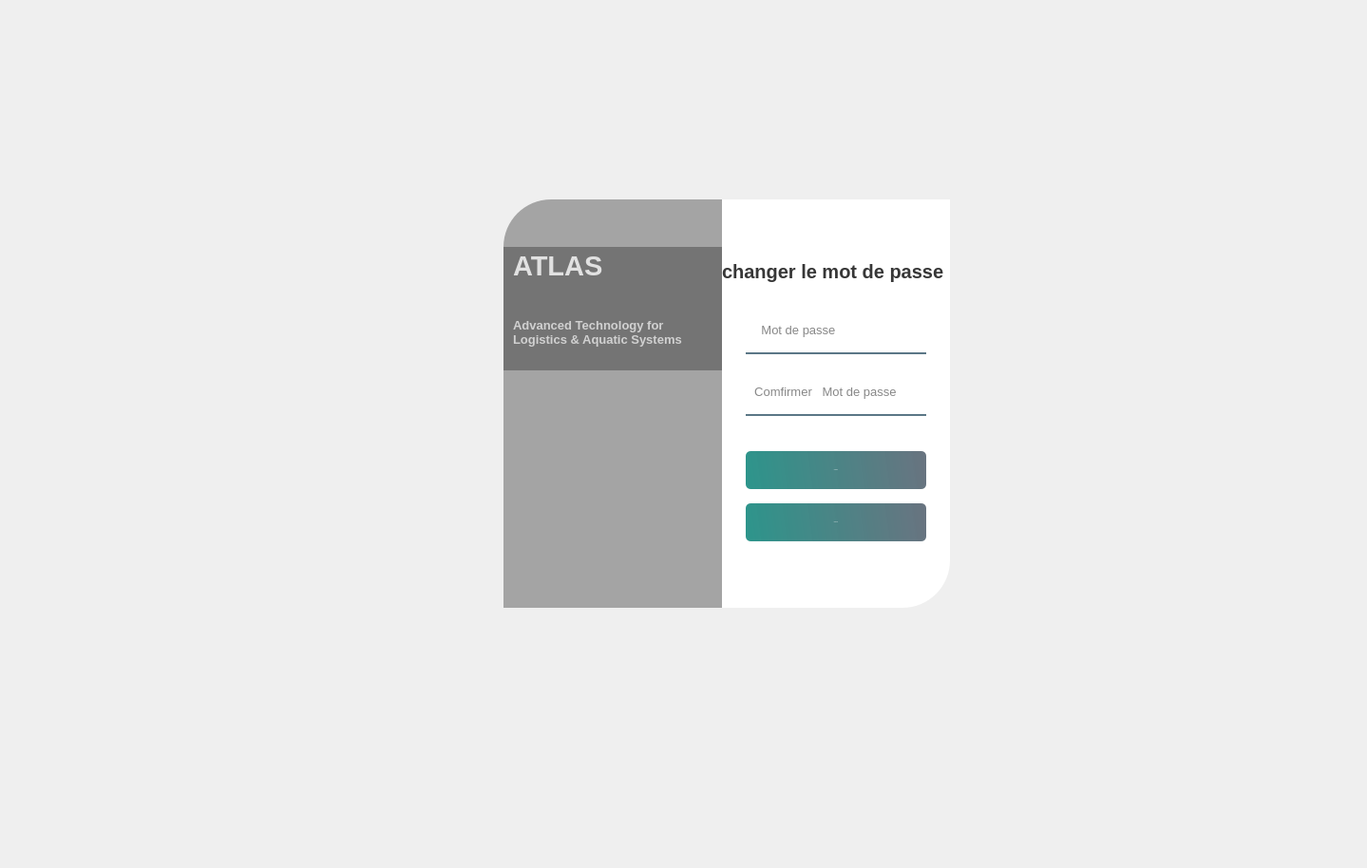
      <widget class="QWidget" name="placeholderPage2">
       <widget class="QLabel" name="label_p2">
        <property name="geometry">
         <rect>
          <x>11</x>
          <y>11</y>
          <width>1419</width>
          <height>894</height>
         </rect>
        </property>
        <property name="font">
         <font>
          <family>Segoe UI</family>
          <pointsize>28</pointsize>
          <bold>true</bold>
         </font>
        </property>
        <property name="text">
         <string/>
        </property>
        <property name="alignment">
         <set>Qt::AlignmentFlag::AlignCenter</set>
        </property>
       </widget>
       <widget class="QLabel" name="label_47">
        <property name="geometry">
         <rect>
          <x>280</x>
          <y>120</y>
          <width>1041</width>
          <height>611</height>
         </rect>
        </property>
        <property name="styleSheet">
         <string notr="true">border-image: url(:/new/prefix1/background.jpg);
border-top-left-radius: 50px;
border-bottom-right-radius: 50px;</string>
        </property>
        <property name="text">
         <string/>
        </property>
       </widget>
       <widget class="QWidget" name="widget_7" native="true">
        <property name="geometry">
         <rect>
          <x>490</x>
          <y>180</y>
          <width>550</width>
          <height>500</height>
         </rect>
        </property>
        <property name="styleSheet">
         <string notr="true">QPushButton#pushButton_9,#pushButton_11{
	background-color: qlineargradient(spread:pad, x1:0, y1:0.505682, x2:1, y2:0.477, stop:0 rgba(11, 131, 120, 219), stop:1 rgba(85, 98, 112, 226));
	color:rgba(255, 255, 255, 210);
	border-radius:5px;
}

QPushButton#pushButton_9:hover,#pushButton_11:hover{
	background-color: qlineargradient(spread:pad, x1:0, y1:0.505682, x2:1, y2:0.477, stop:0 rgba(150, 123, 111, 219), stop:1 rgba(85, 81, 84, 226));
}

QPushButton#pushButton_9:pressed,#pushButton_11:pressed{
	padding-left:5px;
	padding-top:5px;
	background-color:rgba(150, 123, 111, 255);
}

QPushButton #pushButton_3, #pushButton_4, #pushButton_5{
	background-color: rgba(0, 0, 0, 0);
	color:rgba(85, 98, 112, 255);
}

QPushButton#pushButton_3:hover, #pushButton_4:hover, #pushButton_5:hover{
	color: rgba(131, 96, 53, 255);
}

QPushButton#pushButton_3:pressed, #pushButton_4:pressed, #pushButton_5:pressed{
	padding-left:5px;
	padding-top:5px;
	color:rgba(91, 88, 53, 255);
}

</string>
        </property>
        <widget class="QLabel" name="label_48">
         <property name="geometry">
          <rect>
           <x>40</x>
           <y>30</y>
           <width>280</width>
           <height>430</height>
          </rect>
         </property>
         <property name="styleSheet">
          <string notr="true">border-top-left-radius: 50px;
border-image: url(:/new/prefix1/background.jpg);</string>
         </property>
         <property name="text">
          <string/>
         </property>
        </widget>
        <widget class="QLabel" name="label_49">
         <property name="geometry">
          <rect>
           <x>40</x>
           <y>30</y>
           <width>280</width>
           <height>430</height>
          </rect>
         </property>
         <property name="styleSheet">
          <string notr="true">background-color:rgba(0, 0, 0, 80);
border-top-left-radius: 50px;</string>
         </property>
         <property name="text">
          <string/>
         </property>
        </widget>
        <widget class="QLabel" name="label_50">
         <property name="geometry">
          <rect>
           <x>270</x>
           <y>30</y>
           <width>240</width>
           <height>430</height>
          </rect>
         </property>
         <property name="styleSheet">
          <string notr="true">background-color:rgba(255, 255, 255, 255);
border-bottom-right-radius: 50px;</string>
         </property>
         <property name="text">
          <string/>
         </property>
        </widget>
        <widget class="QLabel" name="label_51">
         <property name="geometry">
          <rect>
           <x>270</x>
           <y>70</y>
           <width>351</width>
           <height>71</height>
          </rect>
         </property>
         <property name="font">
          <font>
           <family>Segoe UI</family>
           <pointsize>15</pointsize>
           <bold>true</bold>
          </font>
         </property>
         <property name="styleSheet">
          <string notr="true">color:rgba(0, 0, 0, 200);</string>
         </property>
         <property name="text">
          <string>changer le mot de passe </string>
         </property>
        </widget>
        <widget class="QLineEdit" name="lineEdit_7">
         <property name="geometry">
          <rect>
           <x>295</x>
           <y>150</y>
           <width>190</width>
           <height>43</height>
          </rect>
         </property>
         <property name="font">
          <font>
           <family>Segoe UI</family>
           <pointsize>10</pointsize>
          </font>
         </property>
         <property name="styleSheet">
          <string notr="true">background-color:rgba(0, 0, 0, 0);
border:none;
border-bottom:2px solid rgba(46, 82, 101, 200);
color:rgba(0, 0, 0, 240);
padding-bottom:7px;</string>
         </property>
         <property name="echoMode">
          <enum>QLineEdit::EchoMode::Password</enum>
         </property>
         <property name="placeholderText">
          <string>    Mot de passe</string>
         </property>
        </widget>
        <widget class="QLineEdit" name="lineEdit_9">
         <property name="geometry">
          <rect>
           <x>295</x>
           <y>215</y>
           <width>190</width>
           <height>43</height>
          </rect>
         </property>
         <property name="font">
          <font>
           <family>Segoe UI</family>
           <pointsize>10</pointsize>
          </font>
         </property>
         <property name="styleSheet">
          <string notr="true">background-color:rgba(0, 0, 0, 0);
border:none;
border-bottom:2px solid rgba(46, 82, 101, 200);
color:rgba(0, 0, 0, 240);
padding-bottom:7px;</string>
         </property>
         <property name="echoMode">
          <enum>QLineEdit::EchoMode::Password</enum>
         </property>
         <property name="placeholderText">
          <string>  Comfirmer   Mot de passe</string>
         </property>
        </widget>
        <widget class="QPushButton" name="pushButton_9">
         <property name="geometry">
          <rect>
           <x>295</x>
           <y>295</y>
           <width>190</width>
           <height>40</height>
          </rect>
         </property>
         <property name="font">
          <font>
           <family>Segoe UI</family>
           <pointsize>-1</pointsize>
           <fontweight>Medium</fontweight>
          </font>
         </property>
         <property name="text">
          <string>Confirmer</string>
         </property>
        </widget>
        <widget class="QLabel" name="label_52">
         <property name="geometry">
          <rect>
           <x>40</x>
           <y>80</y>
           <width>230</width>
           <height>130</height>
          </rect>
         </property>
         <property name="styleSheet">
          <string notr="true">background-color:rgba(0, 0, 0, 75);</string>
         </property>
         <property name="text">
          <string/>
         </property>
        </widget>
        <widget class="QLabel" name="label_53">
         <property name="geometry">
          <rect>
           <x>50</x>
           <y>80</y>
           <width>180</width>
           <height>40</height>
          </rect>
         </property>
         <property name="font">
          <font>
           <family>Segoe UI</family>
           <pointsize>22</pointsize>
           <bold>true</bold>
          </font>
         </property>
         <property name="styleSheet">
          <string notr="true">color:rgba(255, 255, 255, 200);</string>
         </property>
         <property name="text">
          <string>ATLAS</string>
         </property>
        </widget>
        <widget class="QLabel" name="label_54">
         <property name="geometry">
          <rect>
           <x>50</x>
           <y>145</y>
           <width>220</width>
           <height>50</height>
          </rect>
         </property>
         <property name="font">
          <font>
           <family>Segoe UI</family>
           <pointsize>10</pointsize>
           <bold>true</bold>
          </font>
         </property>
         <property name="styleSheet">
          <string notr="true">color:rgba(255, 255, 255, 170);</string>
         </property>
         <property name="text">
          <string>Advanced Technology for
Logistics &amp; Aquatic Systems</string>
         </property>
        </widget>
        <widget class="QPushButton" name="pushButton_11">
         <property name="geometry">
          <rect>
           <x>295</x>
           <y>350</y>
           <width>190</width>
           <height>40</height>
          </rect>
         </property>
         <property name="font">
          <font>
           <family>Segoe UI</family>
           <pointsize>-1</pointsize>
           <fontweight>Medium</fontweight>
          </font>
         </property>
         <property name="text">
          <string>Retourner</string>
         </property>
        </widget>
       </widget>
      </widget>
